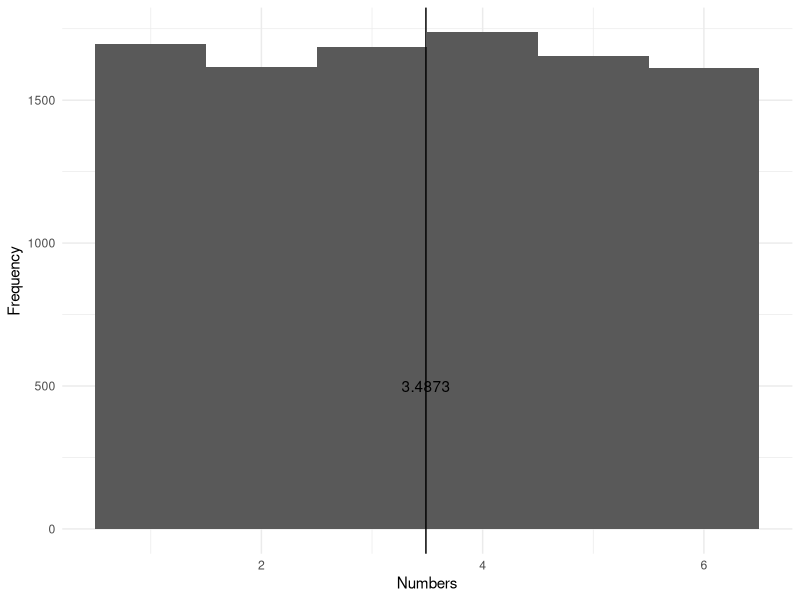

Here is the R script that generated this plot:
# This exercise is taken from the book Hands-On Programming with R by Garrett Grolemund
library(ggplot2)

# Simulation of the expected value of the fair die/dice
roll_function <- function(nr_of_die) {
  die <- 1:6
  roll <- sample(die, 
                 size = nr_of_die, 
                 replace = TRUE,
                 prob = rep(1/6, 6))
  
  sum_roll <- sum(roll) # The function sum is necessary for simulations with two or more dice
  
  return(sum_roll)
}

throws <- replicate(10000, roll_function(nr_of_die = 1))

# Plot
qplot(throws,
       binwidth = 1,
       ylab = "Frequency",
       xlab = "Numbers") +
  geom_vline(aes(xintercept = mean(throws))) +
  geom_text(aes(y = 500,
                x = mean(throws),
                label = mean(throws))) +
  theme_minimal()